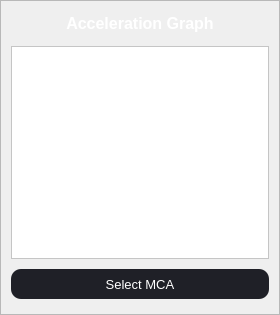
                   <widget class="QFrame" name="grafik_akselerasi">
                    <property name="minimumSize">
                     <size>
                      <width>280</width>
                      <height>315</height>
                     </size>
                    </property>
                    <property name="frameShape">
                     <enum>QFrame::StyledPanel</enum>
                    </property>
                    <property name="frameShadow">
                     <enum>QFrame::Raised</enum>
                    </property>
                    <layout class="QVBoxLayout" name="verticalLayout_25">
                     <property name="spacing">
                      <number>10</number>
                     </property>
                     <property name="leftMargin">
                      <number>10</number>
                     </property>
                     <property name="topMargin">
                      <number>10</number>
                     </property>
                     <property name="rightMargin">
                      <number>10</number>
                     </property>
                     <property name="bottomMargin">
                      <number>15</number>
                     </property>
                     <item>
                      <widget class="QLabel" name="label_akselerasi">
                       <property name="maximumSize">
                        <size>
                         <width>16777215</width>
                         <height>25</height>
                        </size>
                       </property>
                       <property name="font">
                        <font>
                         <family>Nirmala UI</family>
                         <pointsize>12</pointsize>
                         <weight>75</weight>
                         <bold>true</bold>
                        </font>
                       </property>
                       <property name="styleSheet">
                        <string notr="true">color: rgb(255, 255, 255);</string>
                       </property>
                       <property name="text">
                        <string>Acceleration Graph</string>
                       </property>
                       <property name="alignment">
                        <set>Qt::AlignCenter</set>
                       </property>
                      </widget>
                     </item>
                     <item>
                      <widget class="QFrame" name="display_akselerasi">
                       <property name="styleSheet">
                        <string notr="true">background-color: rgb(255, 255, 255);</string>
                       </property>
                       <property name="frameShape">
                        <enum>QFrame::StyledPanel</enum>
                       </property>
                       <property name="frameShadow">
                        <enum>QFrame::Raised</enum>
                       </property>
                       <layout class="QVBoxLayout" name="verticalLayout_26">
                        <property name="spacing">
                         <number>0</number>
                        </property>
                        <property name="leftMargin">
                         <number>5</number>
                        </property>
                        <property name="topMargin">
                         <number>5</number>
                        </property>
                        <property name="rightMargin">
                         <number>5</number>
                        </property>
                        <property name="bottomMargin">
                         <number>5</number>
                        </property>
                        <item>
                         <layout class="QVBoxLayout" name="grap_akselerasi">
                          <property name="spacing">
                           <number>0</number>
                          </property>
                          <property name="rightMargin">
                           <number>0</number>
                          </property>
                         </layout>
                        </item>
                       </layout>
                      </widget>
                     </item>
                     <item>
                      <widget class="QPushButton" name="select_MCA">
                       <property name="minimumSize">
                        <size>
                         <width>0</width>
                         <height>30</height>
                        </size>
                       </property>
                       <property name="font">
                        <font>
                         <family>MS Sans Serif</family>
                         <pointsize>10</pointsize>
                        </font>
                       </property>
                       <property name="styleSheet">
                        <string notr="true">QPushButton{
	color: rgb(255, 255, 255);
	background-color: rgb(31, 32, 39);
	border-radius:10px;
}

QPushButton::hover{
	background-color: rgb(57, 57, 63);
}</string>
                       </property>
                       <property name="text">
                        <string>Select MCA</string>
                       </property>
                      </widget>
                     </item>
                    </layout>
                   </widget>
